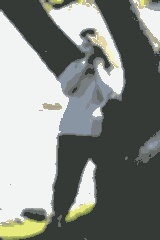
#> input picture mean_shift/images/report/a_r10_c10_5dTrue_scale0.5.jpg, 160 x 240 px; its folder holds only this picture in this run
$ python mean_shift.py images/report/a_r10_c10_5dTrue_scale0.5.jpg
#> lines starting #> are read from the running program, lines starting #| are printed output that depends on the picture
#!/usr/bin/python3

import json
import logging
import sys
import time
from pathlib import Path

import cv2  # Check README.md for installation instructions
import numpy as np
from scipy import spatial
from tqdm import tqdm

logging.basicConfig(level=logging.INFO)
sys.setrecursionlimit(10000)  # Needed for large KDTrees
cached_tree = None


def get_neighbours(data, point, r):
    """
    Calculates the distance between all points in data and point and returns those < r.
    Uses a c implementation of KDTrees and is fast when searching in high amounts of points.
    Uses caching and has to be reset manually to generate a new KDTree.
    :param data: The lba or lbaxy data of the image.
    :param point: The point to calculate the distances to.
    :param r: The distance to use as a threshold.
    :return: The indices of all points in data that are less then r from point.
    """
    global cached_tree
    cached_tree = spatial.cKDTree(data) if cached_tree is None else cached_tree
    return cached_tree.query_ball_point(point, r)


# [49 lines left out: functions get_neighbours_cdist, find_peak, meanshift, not called in this run]


def find_peak_opt(data, point, r, c, t=0.01):
    """
    Executes the optimized find_peak method. The optimization adds points that are at a distance < r/c on the way
    to the peak to the peak as well.
    :param data: The lba or lbaxy data of the image.
    :param point: The point to find the peak for.
    :param r: The distance to consider for 'close' points.
    :param c: r/c points on the 'way to the peak' are collected and added to the same peak.
    :param t: Convergence criterium. If the shift was smaller than t the peak is returned.
    :return: The peak and a list of the indices of the points that were on the < r/c path.
    """
    dist, cpts, peak = t, [], None
    while dist >= t:
        peak = data[get_neighbours(data, point, r)].mean(axis=0)
        dist = spatial.distance.euclidean(peak, point)
        cpts.extend(get_neighbours(data, point, r / c))
        point = peak
    return peak, list(set(cpts))


def meanshift_opt(data, r, c=4.0):
    """
    Executes the optimized meanshift algorithm on the passed image data.
    :param data: The lba or lbaxy data of the image.
    :param r: The distance to consider for 'close' points.
    :param c: r/c points on the 'way to the peak' are collected and added to the same peak.
    :return: the peaks and the corresponding index for each point.
    """
    global cached_tree
    cached_tree = None
    peaks, point_peaks = [], np.zeros(data.shape[0], dtype='int16') - 1
    for i, point in enumerate(tqdm(data)):
        if point_peaks[i] != -1:
            continue
        peak, cpts = find_peak_opt(data, point, r, c)
        # Match peak to possible neighbours. Use cdist because we have only few peaks
        peak_neighbours = get_neighbours_cdist(np.array(peaks), peak, r / 2.) if len(peaks) > 0 else []
        if len(peak_neighbours) > 1:
            peak = peak_neighbours[0]
        else:
            peaks.append(peak)
        # Basin of Attraction
        peak_id = np.where(peaks == peak)[0]
        neighbours = get_neighbours(data, peak, r)
        point_peaks[neighbours] = peak_id
        point_peaks[cpts] = peak_id
    return np.array(peaks), point_peaks


def image_segment(image, r, use_5d=False, scale=1.0, c=4.0, report=None):
    """
    Preprocesses the image and executes meanshift.
    :param image: The path to the image to work on.
    :param r: The distance to consider for 'close' points.
    :param use_5d: Add spatial features (x,y) to the LBA color features.
    :param scale: Scale the input image to adjust runtime.
    :param c: r/c points on the 'way to the peak' are collected and added to the same peak.
    :param report: catching this allows the use of **args to call this function
    :return: How many peaks are found and an image with colors changed to the peak colors.
    """
#> called with r = 10, use_5d = False, scale = 1, c = 10, report = False
    # Load image
    image = cv2.imread(image)
#> image is the input picture: shape (240, 160, 3); mean B, G, R 132.4, 137.2, 133.2
    image = cv2.resize(image, None, fx=scale, fy=scale)
    orig_image = np.array(image)
    # Preprocess applying GaussioaBlur, converting the color to LAB and adding x,y if use_5d is true.
    image = cv2.GaussianBlur(image, (5, 5), 5.0)
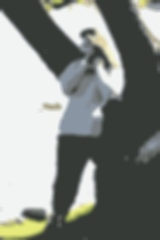
#> image: shape (240, 160, 3); mean B, G, R 132.4, 137.3, 133.2
    image = cv2.cvtColor(image, cv2.COLOR_BGR2LAB)
#> image: shape (240, 160, 3); mean of channels 0, 1, 2 140.4, 125.5, 130.1
    image = image.reshape(image.shape[0] * image.shape[1], image.shape[2])
    if use_5d:
        [x, y] = np.meshgrid(range(1, orig_image.shape[1] + 1), range(1, orig_image.shape[0] + 1))
        x = np.array(x.T.reshape(x.shape[0] * x.shape[1]), dtype=float)
        y = np.array(y.T.reshape(y.shape[0] * y.shape[1]), dtype=float)
        l = np.array([y / np.max(y), x / np.max(x)]).transpose()
        image = np.concatenate((image, l), axis=1)
        print(image)
    # Execute meanshift
    peaks, point_peaks = meanshift_opt(image, r, c)
#> the loop in meanshift_opt, `for i, point in enumerate(tqdm(data)):` made 1 pass
#> (point, peak_id) on pass 1: ([61, 125, 130], [0, 0, 0])
#> after the loop in meanshift_opt, `for i, point in enumerate(tqdm(data)):`: peaks = [[61.31, 125, 129.9]]
    # Convert the image back into its original colorspace and colors the pixels based on their peaks.
    converted_peaks = cv2.cvtColor(np.array([peaks[:, 0:3]], dtype=np.uint8), cv2.COLOR_LAB2BGR)[0]
    image = converted_peaks[point_peaks]
    image = image.reshape(*orig_image.shape)
    return len(peaks), image


# [19 lines left out: function generate_report_images, not called in this run]


if __name__ == '__main__':
    import argparse

    parser = argparse.ArgumentParser(description="Executes meanshift.")
    parser.add_argument("image", help="The RGB image to process.")
    parser.add_argument("-r", default=10, type=float, help="The neighbourhood range to consider.")
    parser.add_argument("-c", default=10, type=float, help="Optimization parameter for path collecting cpts.")
    parser.add_argument("-scale", default=1, type=float, help="Rescaling factor.")
    parser.add_argument("--use_5d", action='store_true', help="Use x and y position for meanshift.")
    parser.add_argument("--report", action='store_true', help="Generates the images seen in the report.May take a very long time !")
    args = vars(parser.parse_args())


    def exec_meanshift(args):
        logging.info("Calculating meanshift for {}".format(args))
        start = time.time()
        peaks, image = image_segment(**args)
        end = time.time()
        logging.info("Finished in {} s, found {} peaks".format(end - start, peaks))
        cv2.imshow(str(args), image)
        cv2.waitKey()
        cv2.imwrite("out.jpg", image)

    if args['report']:
        generate_report_images(args['image'])
    else:
#> (the run stopped early here; a loop or call above may not have finished)
